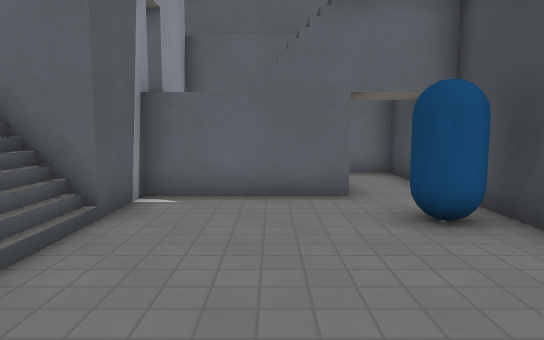
view 1 (above)

16 first-person views from a walk through a Godot game level. The camera is 1.3 m above the floor, tilts 6° down and sees 70° across. Doors that lead somewhere are drawn open, without their leaves. The floor is counted in squares, 1 m on a side. Each view is taken from the middle of a square. On the plan, view 1 faces up. The plan holds only what a view shows up to about 16 squares ahead; the rest is blank. The place goes on beyond the plan. Surface patterns are stand-ins for the level's own textures.

view 2
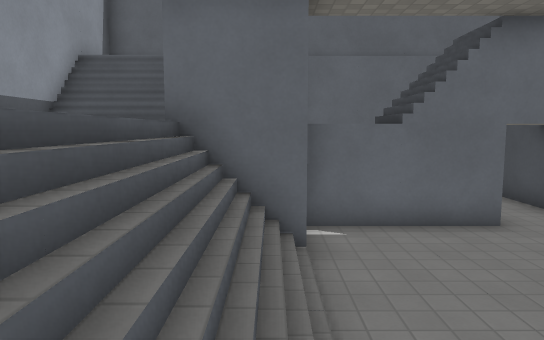

view 3
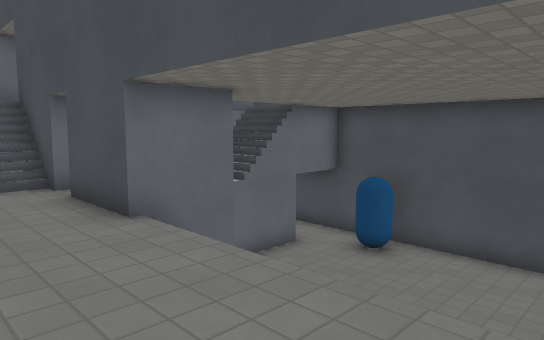

view 4
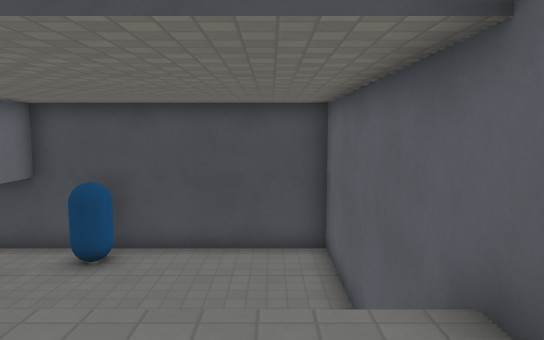

view 5
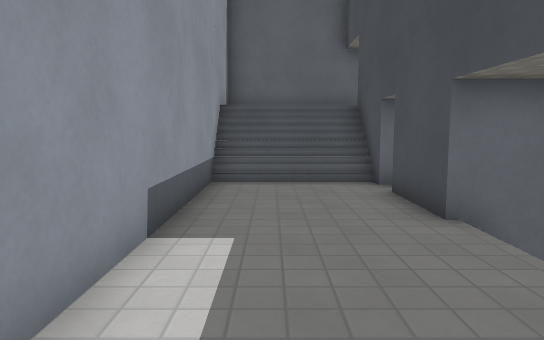

view 6
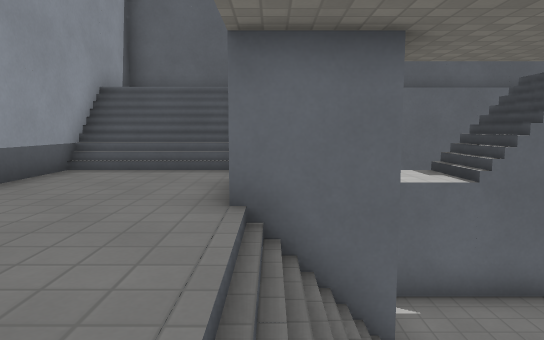

view 7
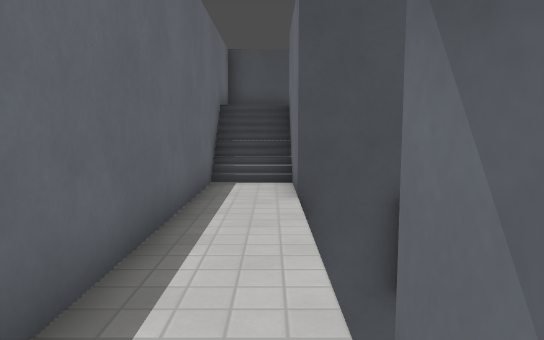

view 8
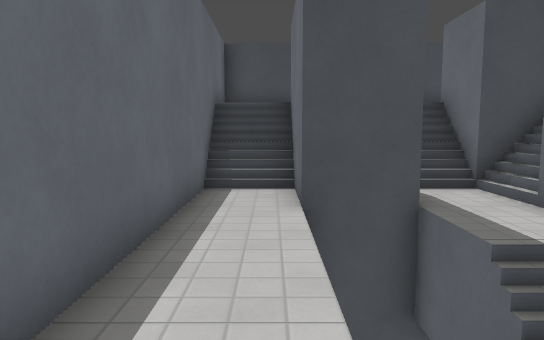

view 9
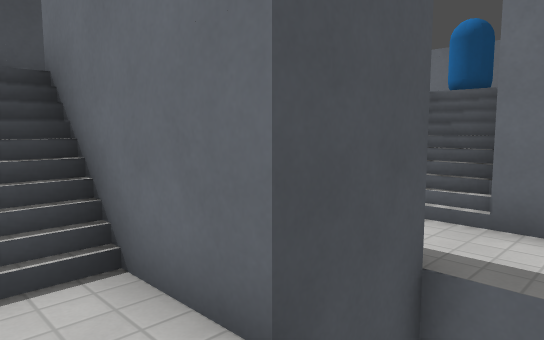

view 10
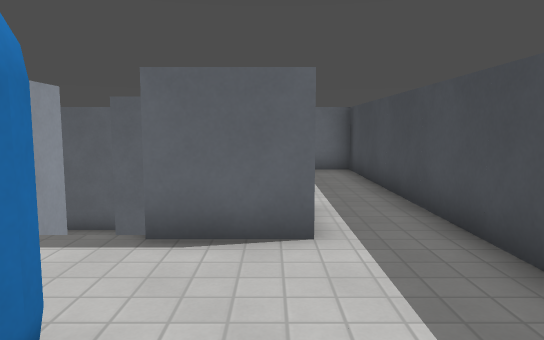

view 11
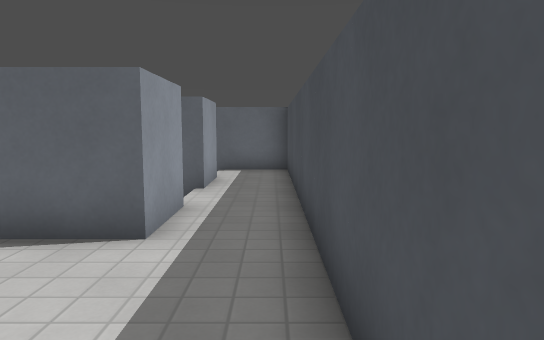

view 12
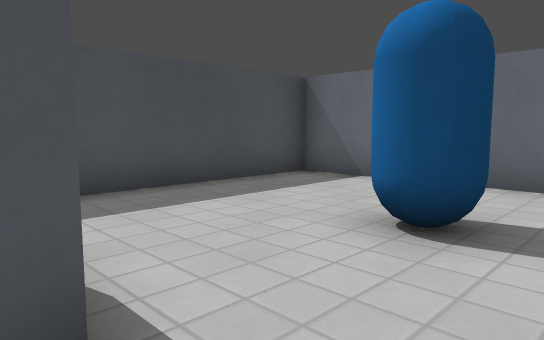

view 13
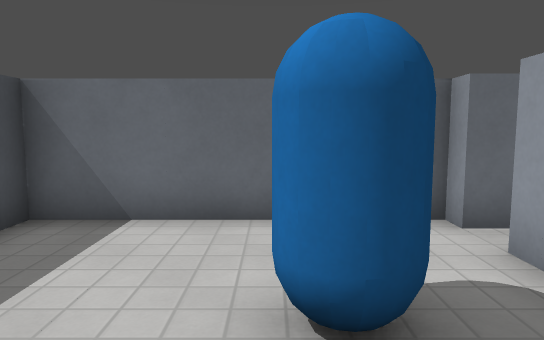

view 14
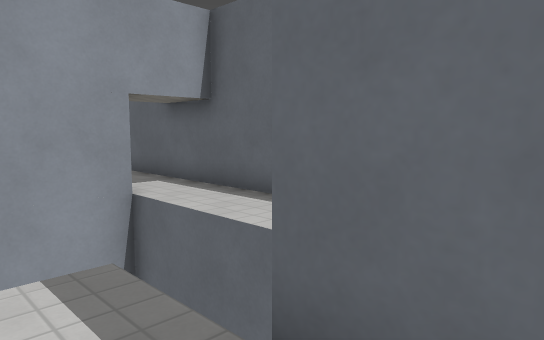

view 15
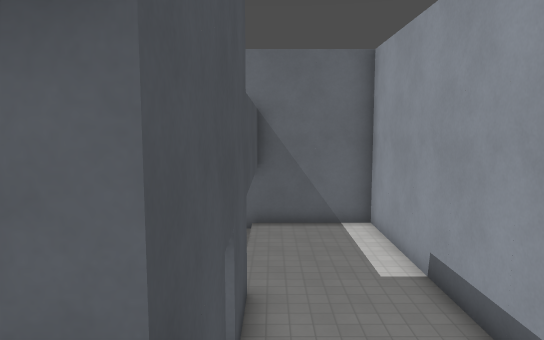

view 16
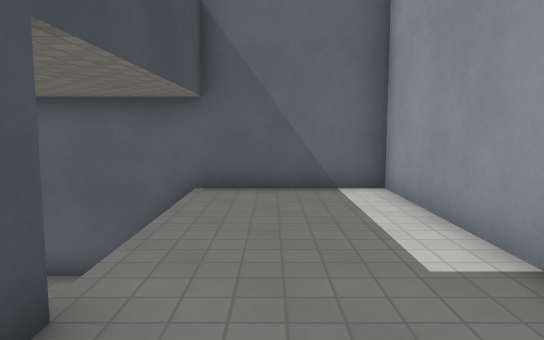

### Floor plan
Key: @ floor where view 1 was taken; # wall or solid block; . main floor; - floor 2 m lower than the main floor; _ floor 4 m lower than the main floor; < floor 6 m lower than the main floor; / step, stairs or slope; D open door; v drop or lower ground; O other object.
Columns run from 9 left of view 1 to 10 right of it. Each row starts with its distance up from view 1.
 14 ####################
 13 #  ------------//..#
 12 #    ----------//..#
 11 #////##    vv####..#
 10 #////##    vv####..#
  9 #____DD _//----//..#
  8 #____DD__////--//..#
  7 #____##<<<###//##..#
  6 #____##<<<<OO//##..#
  5 #____//<<<<OO......#
  4 #____//<<<<<<......#
  3 #____//<<<<<<.OO...#
  2 #____//<<<<<<.OO...#
  1 #____//<<<<DD......#
  0 #____//<<@<DD......#
 -1 ####################

Where each view was taken, in squares from view 1:
view 1: 0 up, 0 right, facing up
view 2: 0 up, 3 left, facing up
view 3: 0 up, 7 left, facing up-right
view 4: 1 up, 7 left, facing right
view 5: 0 up, 7 left, facing up
view 6: 1 up, 4 left, facing up
view 7: 12 up, 4 left, facing right
view 8: 12 up, 3 left, facing right
view 9: 13 up, 2 right, facing down-right
view 10: 1 up, 7 right, facing up
view 11: 1 up, 9 right, facing up
view 12: 6 up, 4 right, facing down-right
view 13: 5 up, 6 right, facing down
view 14: 8 up, 5 right, facing up-left
view 15: 13 up, 5 left, facing down
view 16: 8 up, 6 left, facing down
